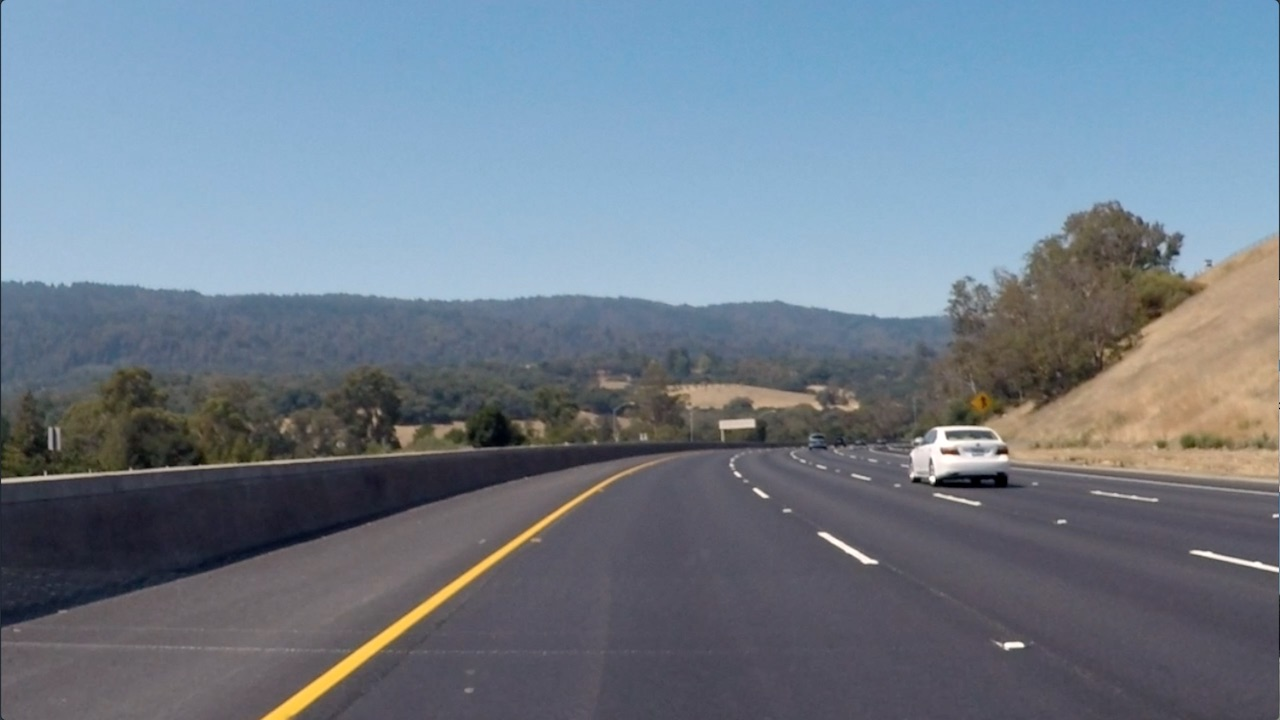
#> input picture cv_exercises/2 filter*edge/images/curved_lane.jpg, 1280 x 720 px
$ jupyter execute '2 image filter.ipynb'   (shell and % lines are left out)
#> lines starting #> are read from the running program, lines starting #| are printed output that depends on the picture; after the words box and inside, x2 and y2 are one past the last pixel; in counts of white or black regions, pixels touching at a corner belong together
# creating filter edge detection

[cell 1]
import matplotlib.pyplot as plt
import matplotlib.image as mpimg
import cv2
import numpy as np
image = mpimg.imread('images/curved_lane.jpg')
#> image is the input picture: shape (720, 1280, 3); mean R, G, B 112.1, 125, 138.7
plt.imshow(image)

[cell 2]
gray = cv2.cvtColor(image,cv2.COLOR_RGB2GRAY)
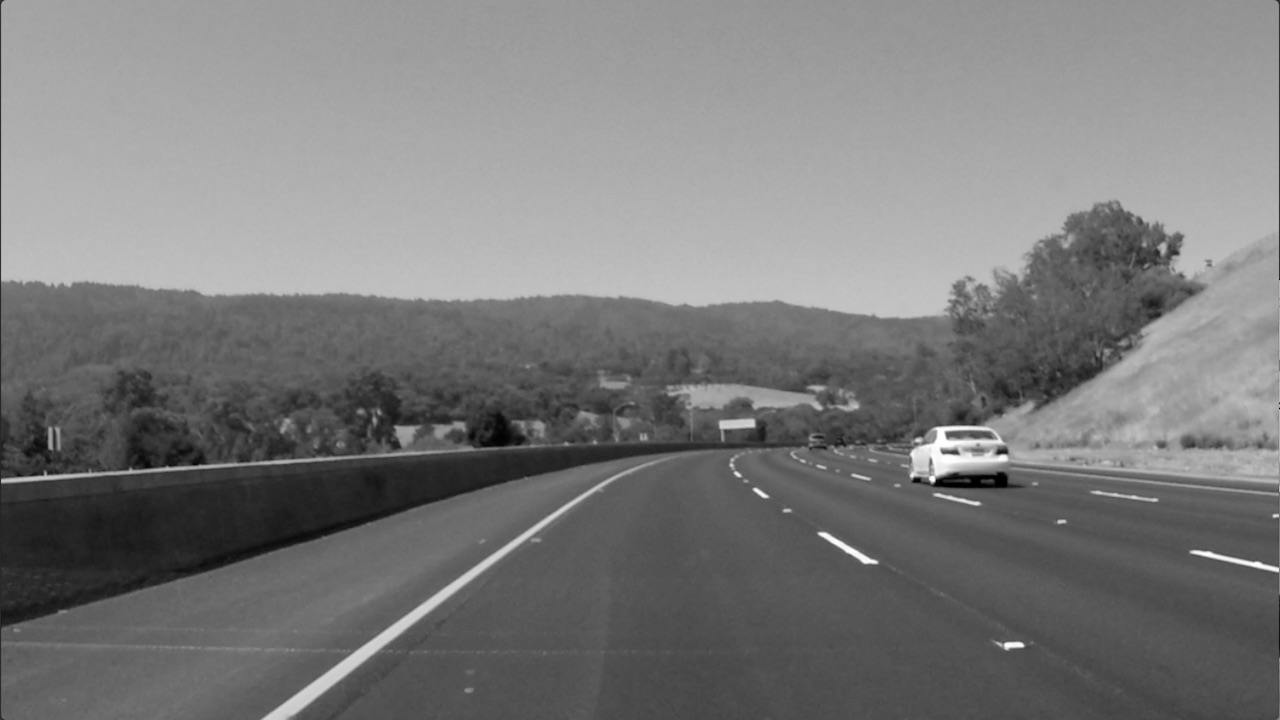
#> gray: shape (720, 1280); min 0, max 255, mean 122.7
plt.imshow(gray,cmap='gray')

[cell 3]
# create a custom kernel
sobel_y = np.array([[-1,-2,-1],
                   [0,0,0],
                   [1,2,1]])
filtered_image = cv2.filter2D(gray,-1,sobel_y)
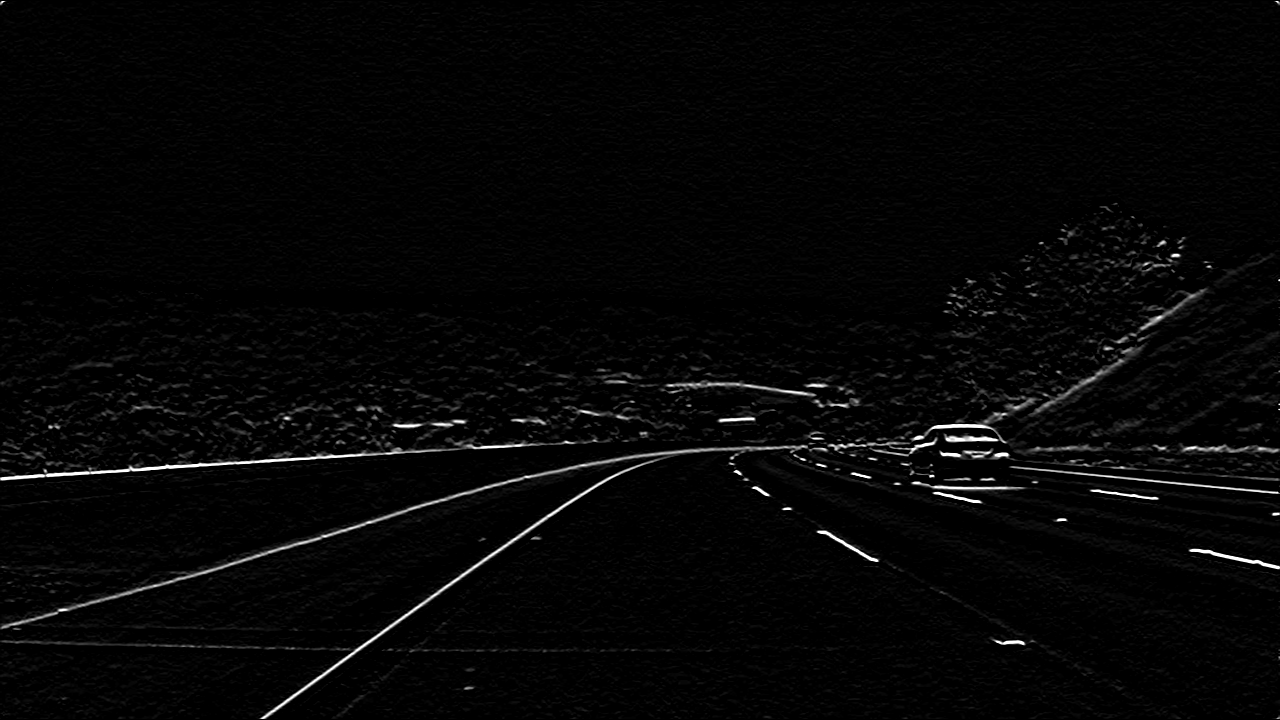
#> filtered_image: shape (720, 1280); min 0, max 255, mean 5.9
plt.imshow(filtered_image,cmap='gray')

[cell 4]
sobel_x = np.array([[-1,0,1],
                   [-2,0,2],
                   [-1,0,1]])
filtered_imagex = cv2.filter2D(gray,-1,sobel_x)
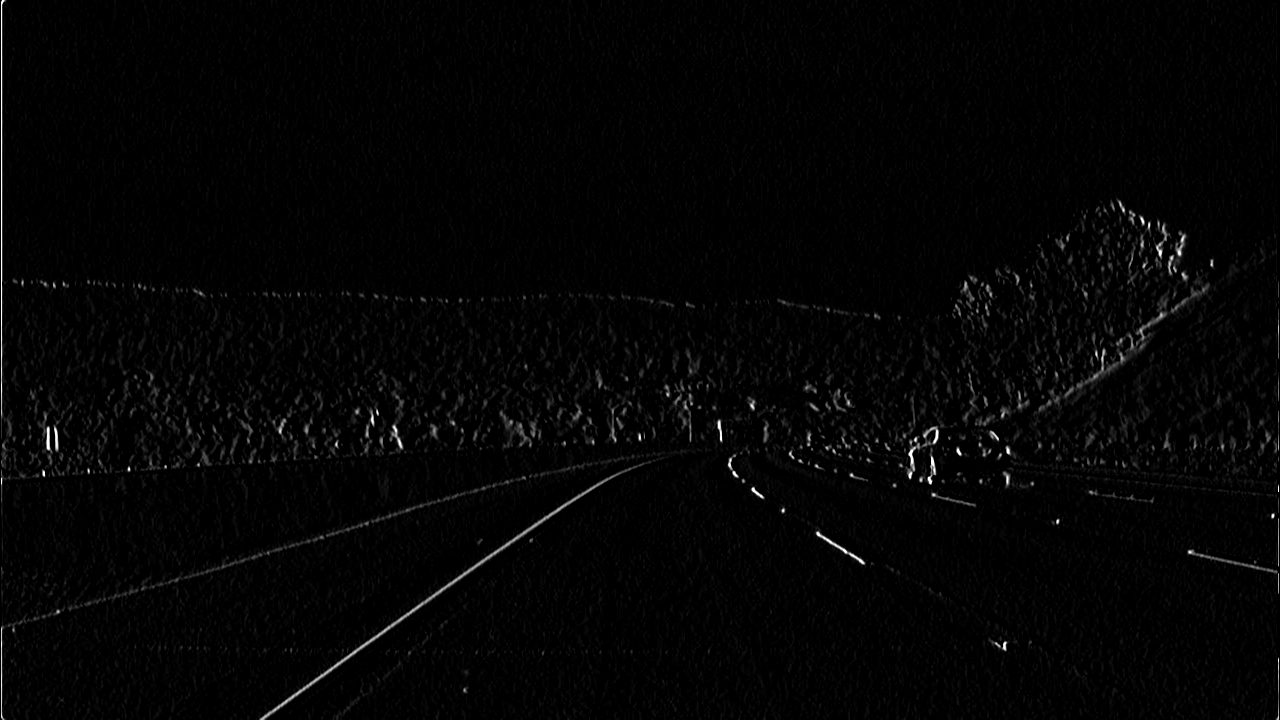
#> filtered_imagex: shape (720, 1280); min 0, max 255, mean 4.3
plt.imshow(filtered_imagex,cmap='gray')

[cell 5]
#gaussian blur
image = cv2.imread('images/brain_MR.jpg')
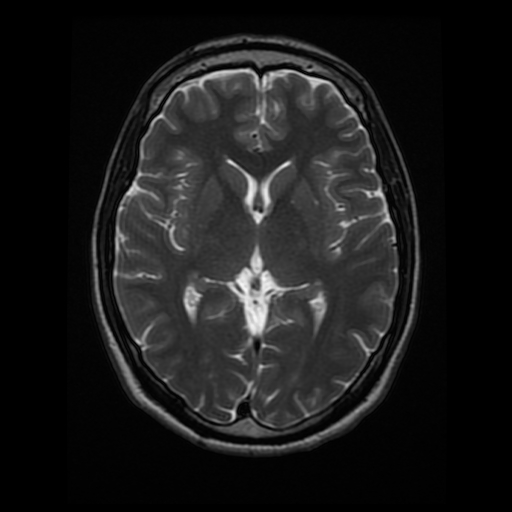
#> input picture cv_exercises/2 filter*edge/images/brain_MR.jpg, 512 x 512 px
#> image is the input picture: shape (512, 512, 3); min 0, max 247, mean 26.9
image_copy = np.copy(image)
image_copy = cv2.cvtColor(image_copy,cv2.COLOR_BGR2RGB)
plt.imshow(image_copy)

[cell 6]
gray = cv2.cvtColor(image_copy,cv2.COLOR_RGB2GRAY)
#> gray: shape (512, 512)
gray_blur = cv2.GaussianBlur(gray,(9,9),0)
f,(ax1,ax2) = plt.subplots(1,2, figsize=(20,10))
ax1.set_title('original gray')
ax1.imshow(gray,cmap='gray')
ax2.set_title('blurred image')
ax2.imshow(gray_blur,cmap='gray')

[cell 7]
sobel_x = np.array([[-1,0,1],
                   [-2,0,2],
                   [-1,0,1]])
sobel_y = np.array([[ -1, -2, -1],
                   [ 0, 0, 0],
                   [ 1, 2, 1]])

filtered = cv2.filter2D(gray,-1,sobel_x)
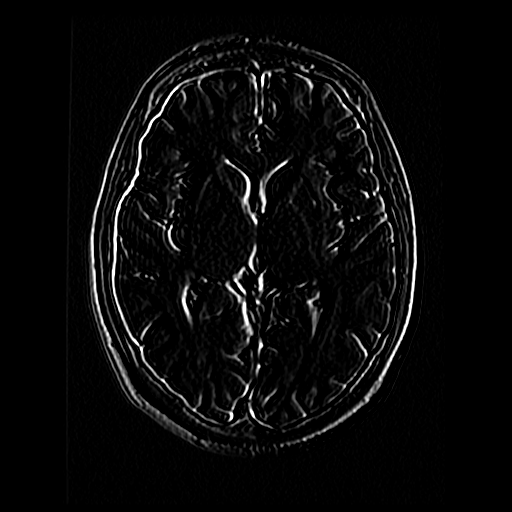
#> filtered: shape (512, 512); min 0, max 255, mean 9.8
filtered_blur = cv2.filter2D(gray,-1,sobel_y)
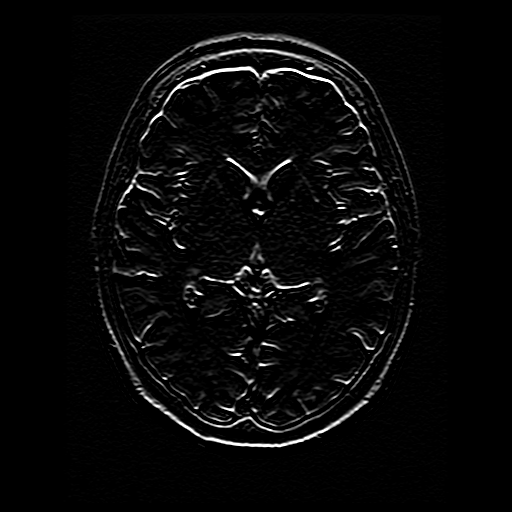
#> filtered_blur: shape (512, 512); min 0, max 255, mean 8.7
f,(ax1,ax2) = plt.subplots(1,2, figsize=(20,10))
ax1.set_title('original gray')
ax1.imshow(filtered,cmap='gray')
ax2.set_title('blurred image')
ax2.imshow(filtered_blur,cmap='gray')


# plt.imshow(filtered_imagex,cmap='gray')

[cell 8]
retval, binary_img = cv2.threshold(filtered_blur,50,255,cv2.THRESH_BINARY)
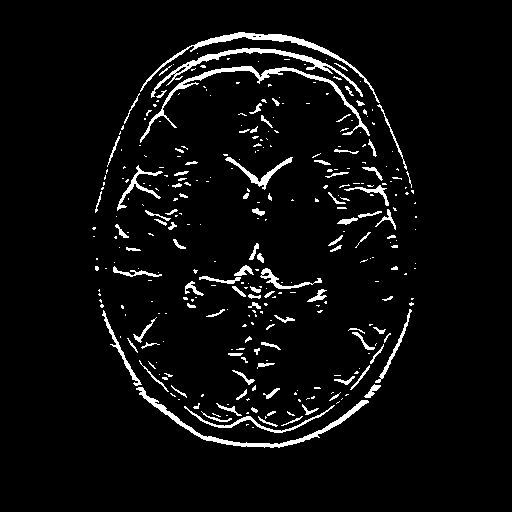
#> binary_img: shape (512, 512); 4.8% white; 327 white regions (225 under 20 px), largest, box (x1, y1, x2, y2) and area: (140, 66, 370, 143) 1236, (136, 387, 369, 448) 1171, (140, 32, 380, 103) 1142
plt.imshow(binary_img,cmap='gray')
